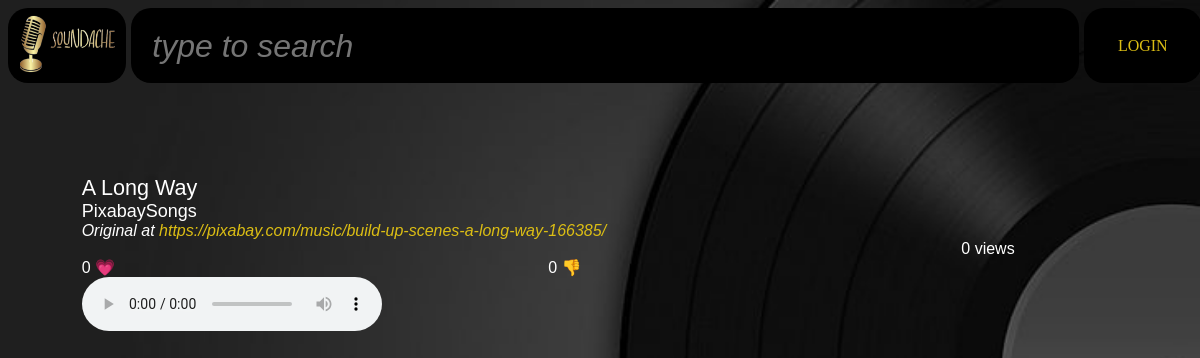
Page /playback?watch=4469204889385122594.2787808106343032090 on the committed database.
### main.py (models this page shows)
class Music(db.Model):
    id: Mapped[int] = mapped_column(Integer, primary_key=True)
    artistId: Mapped[int] = mapped_column(ForeignKey(User.id), primary_key=True)
    name: Mapped[str] = mapped_column(String, nullable=False)
    link: Mapped[str] = mapped_column(String, nullable=False)
    views: Mapped[int] = mapped_column(Integer, default=0)
    likes: Mapped[int] = mapped_column(Integer, default=0)
    dislikes: Mapped[int] = mapped_column(Integer, default=0)
    derivativeOf: Mapped[str] = mapped_column(String, nullable=True)

class User(db.Model):
    __tablename__ = "user"
    id: Mapped[int] = mapped_column(Integer, primary_key=True)
    email: Mapped[str] = mapped_column(String, nullable=False)
    passwordHash: Mapped[str] = mapped_column(String, nullable=False)
    likes: Mapped[list] = mapped_column(MutableList.as_mutable(PickleType), default=[])
    dislikes: Mapped[list] = mapped_column(MutableList.as_mutable(PickleType), default=[])

### main.py (the view, shortened to what this page needs)
@app.route("/playback")
def playback():
    try:
        artist_id, song_id = request.args.get('watch').split('.')
    except:
        return jsonify(error="Malformed or non-existent (required) query 'watch'"), 400
    action = request.args.get('action')
    song = db.session.execute(db.select(Music)\
                              .where(Music.id == song_id and Music.artistId == artist_id)
                            ).fetchone()[0]
    artist = db.session.execute(db.select(User.email).where(User.id == artist_id)).scalar_one_or_none()
    if not song:
        return jsonify(error="No such song!"), 404
    if session.get('email'):
        song.views += 1
        db.session.commit()
    song_is_None = song is None or artist is None
    return render_template("playback.html", song=(artist, song), error=song_is_None, session=session), \
         404 if song_is_None else 200

### templates/playback.html (shortened to what this page needs)
{% extends "base.html" %}
{% block content %}
    {% if error %}
        No such song exists!
    {% else %}
        <div id="player">
            <span id="title">{{song[1].name}}</span>
            <span id="artistName">{{song[0].split('@')[0]}}</span>
            {% if song[1].derivativeOf %}
            <span id="derivative-of">
                Original at <a href="{{song[1].derivativeOf}}">{{song[1].derivativeOf}}</a>
            </span>
            {% endif %}
            <span id="views">{{song[1].views}} views</span>
            {% if session.get('email') %}
                <button id="like"    onclick="like()"   >{{song[1].likes}}    &#128151;</button>
                <button id="dislike" onclick="dislike()">{{song[1].dislikes}} &#128078;</button>
                <script>
                    const like_btn = document.getElementById('like');
                    const dislike_btn = document.getElementById('dislike');
                    const action_link = "/playback?watch={{song[1].artistId}}.{{song[1].id}}&action=";
                    function like() {
                        fetch(action_link + 'like').then(updateLikeCounts);
                        like_btn.setAttribute('disabled', true);
                        dislike_btn.removeAttribute('disabled');
                    }
                    function dislike() {
                        fetch(action_link + 'dislike').then(updateLikeCounts);
                        dislike_btn.setAttribute('disabled', true);
                        like_btn.removeAttribute('disabled');
                    }
                    async function updateLikeCounts(response) {
                        if (response.status == 200) {
                            let json = await response.json();
                            like_btn.innerText    =    `${json.likes} \u{1f497}`;
                            dislike_btn.innerText = `${json.dislikes} \u{1f44e}`;
                        }
                    }
                </script>
            {% else %}
                <span id="like"   >{{song[1].likes}}    &#128151;</span>
                <span id="dislike">{{song[1].dislikes}} &#128078;</span>
            {% endif %}
            <audio controls autoplay id="audio-control">
                <source src="{{song[1].link}}/music">
            </audio>
        </div>
    {% endif %}
{% endblock %}

### static/style.css (style rules this page uses)
body { background-image: url("background-image.jpg"); background-repeat: no-repeat; background-size:cover; color: white; }
a { color:rgb(220, 190, 20); text-decoration: none; }
#player { display: grid; width: 90%; grid-template-areas:'thumbnail thumbnail' 'title title' 'artistName artistName' 'derivative-of derivative-of' 'views views' 'like dislike' 'audio-control audio-control'; }
#title { grid-area: title; font-size: larger; }
#artistName { grid-area: artistName; font-size: large; }
#views { grid-area: views; font-size: medium; text-align: right; }
#derivative-of { grid-area: derivative-of; font-size: medium; font-style: italic; }
#audio-control { grid-area: audio-control; }
#like { grid-area: like; font-size: medium; background-color: rgba(0, 0, 0, 0); color: white; outline:none;border: none; }
#dislike { grid-area: dislike; font-size: medium; background-color: rgba(0, 0, 0, 0); color: white; outline:none;border: none; }

### rows in the picture
Music: name "A Long Way", derivativeOf "https://pixabay.com/music/build-up-scenes-a-long-way-166385/", views "0", likes "0", dislikes "0"
User: email "PixabaySongs"
